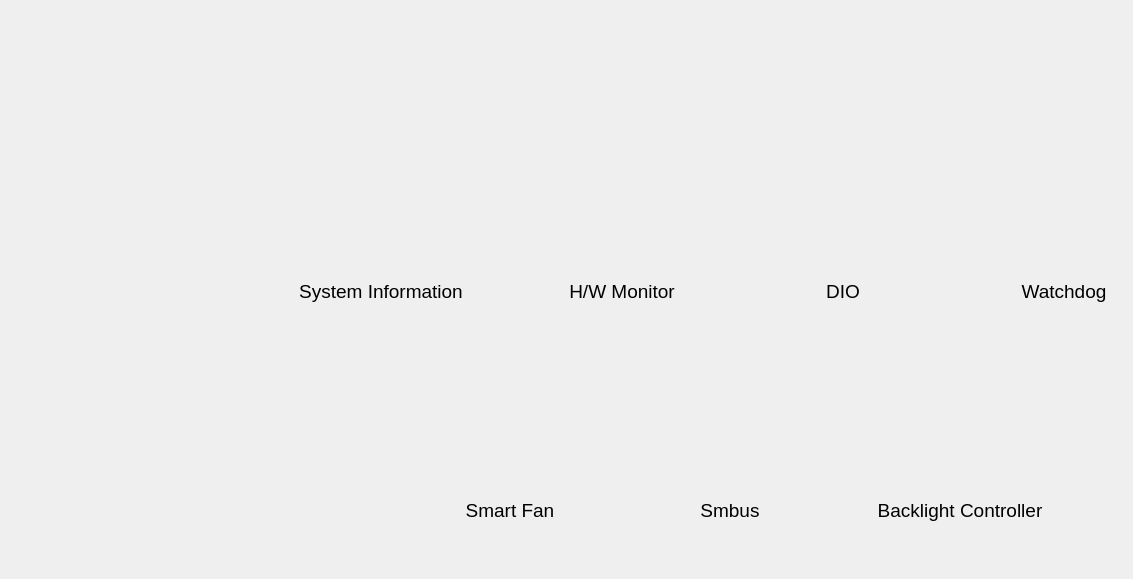
    <widget class="QWidget" name="page_main">
     <widget class="QToolButton" name="sysBtn">
      <property name="geometry">
       <rect>
        <x>291</x>
        <y>231</y>
        <width>180</width>
        <height>120</height>
       </rect>
      </property>
      <property name="font">
       <font>
        <pointsize>14</pointsize>
       </font>
      </property>
      <property name="styleSheet">
       <string notr="true">color: rgb(0, 0, 0);</string>
      </property>
      <property name="text">
       <string>System Information</string>
      </property>
      <property name="icon">
       <iconset>
        <normaloff>:/myImage/image/system.png</normaloff>:/myImage/image/system.png</iconset>
      </property>
      <property name="iconSize">
       <size>
        <width>80</width>
        <height>80</height>
       </size>
      </property>
      <property name="toolButtonStyle">
       <enum>Qt::ToolButtonTextUnderIcon</enum>
      </property>
      <property name="autoRaise">
       <bool>true</bool>
      </property>
     </widget>
     <widget class="QToolButton" name="hwmBtn">
      <property name="geometry">
       <rect>
        <x>562</x>
        <y>231</y>
        <width>120</width>
        <height>120</height>
       </rect>
      </property>
      <property name="font">
       <font>
        <pointsize>14</pointsize>
       </font>
      </property>
      <property name="styleSheet">
       <string notr="true">color: rgb(0, 0, 0);</string>
      </property>
      <property name="text">
       <string>H/W Monitor</string>
      </property>
      <property name="icon">
       <iconset>
        <normaloff>:/myImage/image/monitor.png</normaloff>:/myImage/image/monitor.png</iconset>
      </property>
      <property name="iconSize">
       <size>
        <width>80</width>
        <height>80</height>
       </size>
      </property>
      <property name="toolButtonStyle">
       <enum>Qt::ToolButtonTextUnderIcon</enum>
      </property>
      <property name="autoRaise">
       <bool>true</bool>
      </property>
     </widget>
     <widget class="QToolButton" name="dioBtn">
      <property name="geometry">
       <rect>
        <x>783</x>
        <y>231</y>
        <width>120</width>
        <height>120</height>
       </rect>
      </property>
      <property name="font">
       <font>
        <pointsize>14</pointsize>
       </font>
      </property>
      <property name="styleSheet">
       <string notr="true">color: rgb(0, 0, 0);</string>
      </property>
      <property name="text">
       <string>DIO</string>
      </property>
      <property name="icon">
       <iconset>
        <normaloff>:/myImage/image/DIO.png</normaloff>:/myImage/image/DIO.png</iconset>
      </property>
      <property name="iconSize">
       <size>
        <width>80</width>
        <height>80</height>
       </size>
      </property>
      <property name="toolButtonStyle">
       <enum>Qt::ToolButtonTextUnderIcon</enum>
      </property>
      <property name="autoRaise">
       <bool>true</bool>
      </property>
     </widget>
     <widget class="QToolButton" name="wdtBtn">
      <property name="geometry">
       <rect>
        <x>1004</x>
        <y>231</y>
        <width>120</width>
        <height>120</height>
       </rect>
      </property>
      <property name="font">
       <font>
        <pointsize>14</pointsize>
       </font>
      </property>
      <property name="styleSheet">
       <string notr="true">color: rgb(0, 0, 0);</string>
      </property>
      <property name="text">
       <string>Watchdog</string>
      </property>
      <property name="icon">
       <iconset>
        <normaloff>:/myImage/image/WatchDog.png</normaloff>:/myImage/image/WatchDog.png</iconset>
      </property>
      <property name="iconSize">
       <size>
        <width>80</width>
        <height>80</height>
       </size>
      </property>
      <property name="toolButtonStyle">
       <enum>Qt::ToolButtonTextUnderIcon</enum>
      </property>
      <property name="autoRaise">
       <bool>true</bool>
      </property>
     </widget>
     <widget class="QToolButton" name="fanBtn">
      <property name="geometry">
       <rect>
        <x>450</x>
        <y>450</y>
        <width>120</width>
        <height>120</height>
       </rect>
      </property>
      <property name="font">
       <font>
        <pointsize>14</pointsize>
       </font>
      </property>
      <property name="styleSheet">
       <string notr="true">color: rgb(0, 0, 0);</string>
      </property>
      <property name="text">
       <string>Smart Fan</string>
      </property>
      <property name="icon">
       <iconset>
        <normaloff>:/myImage/image/fan.png</normaloff>:/myImage/image/fan.png</iconset>
      </property>
      <property name="iconSize">
       <size>
        <width>80</width>
        <height>80</height>
       </size>
      </property>
      <property name="toolButtonStyle">
       <enum>Qt::ToolButtonTextUnderIcon</enum>
      </property>
      <property name="autoRaise">
       <bool>true</bool>
      </property>
     </widget>
     <widget class="QToolButton" name="busBtn">
      <property name="geometry">
       <rect>
        <x>670</x>
        <y>450</y>
        <width>120</width>
        <height>120</height>
       </rect>
      </property>
      <property name="font">
       <font>
        <pointsize>14</pointsize>
       </font>
      </property>
      <property name="styleSheet">
       <string notr="true">color: rgb(0, 0, 0);</string>
      </property>
      <property name="text">
       <string>Smbus</string>
      </property>
      <property name="icon">
       <iconset>
        <normaloff>:/myImage/image/Smbus.png</normaloff>:/myImage/image/Smbus.png</iconset>
      </property>
      <property name="iconSize">
       <size>
        <width>80</width>
        <height>80</height>
       </size>
      </property>
      <property name="toolButtonStyle">
       <enum>Qt::ToolButtonTextUnderIcon</enum>
      </property>
      <property name="autoRaise">
       <bool>true</bool>
      </property>
     </widget>
     <widget class="QToolButton" name="lightBtn">
      <property name="geometry">
       <rect>
        <x>870</x>
        <y>450</y>
        <width>180</width>
        <height>120</height>
       </rect>
      </property>
      <property name="font">
       <font>
        <pointsize>14</pointsize>
       </font>
      </property>
      <property name="styleSheet">
       <string notr="true">color: rgb(0, 0, 0);</string>
      </property>
      <property name="text">
       <string>Backlight Controller</string>
      </property>
      <property name="icon">
       <iconset>
        <normaloff>:/myImage/image/backlightnew.png</normaloff>:/myImage/image/backlightnew.png</iconset>
      </property>
      <property name="iconSize">
       <size>
        <width>80</width>
        <height>80</height>
       </size>
      </property>
      <property name="toolButtonStyle">
       <enum>Qt::ToolButtonTextUnderIcon</enum>
      </property>
      <property name="autoRaise">
       <bool>true</bool>
      </property>
     </widget>
    </widget>
